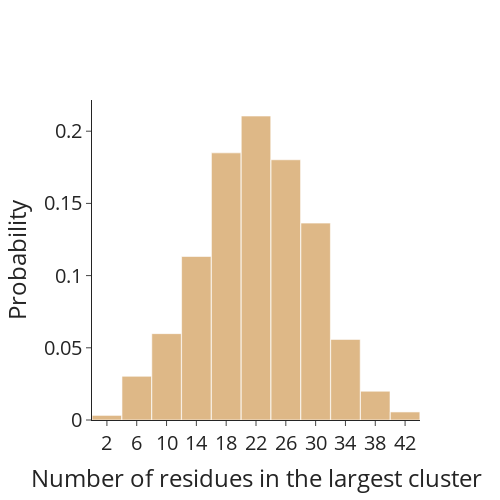

Notebook source saved alongside this figure:
### Markdown cell above
### size_of_the_largest_cluster_of_each_PDB_by_res

### Code cell
mid_bins = list(range(2, 46, 4))
fig_si = go.Figure()
fig_si.add_trace(go.Histogram(x=size_largest_cluster_res,
    xbins=dict(start=0, end=42, size=4),
    histnorm = 'probability'))
fig_si.update_layout(
    xaxis = dict(
        tickmode = 'array',
        tickvals = list(mid_bins),
        ticktext = list(mid_bins)
    )
)
fig_si.update_layout(bargap = .01)
fig_si.update_traces(marker = {'color': 'BurlyWood'})
fig_si.update_layout(
    xaxis_title_text='Number of residues in the largest cluster',
    yaxis_title_text='Probability')
fig_si.update_layout(font_size=20, width=500, height=500)
fig_si.show()

### Figure 1 — Plotly figure (JSON) as saved in the notebook; plotly's stock layout.template omitted (floating-point values rounded to 4 significant figures; data arrays with more than 128 entries replaced by an {"elided": "..."} marker saying what was removed)
{"data": [{"histnorm": "probability", "marker": {"color": "BurlyWood"}, "type": "histogram", "x": {"elided": "1258 int values"}, "xbins": {"end": 42, "size": 4, "start": 0}}], "layout": {"bargap": 0.01, "font": {"size": 20}, "height": 500, "width": 500, "xaxis": {"tickmode": "array", "ticktext": [2, 6, 10, 14, 18, 22, 26, 30, 34, 38, 42], "tickvals": [2, 6, 10, 14, 18, 22, 26, 30, 34, 38, 42], "title": {"text": "Number of residues in the largest cluster"}}, "yaxis": {"title": {"text": "Probability"}}}}
